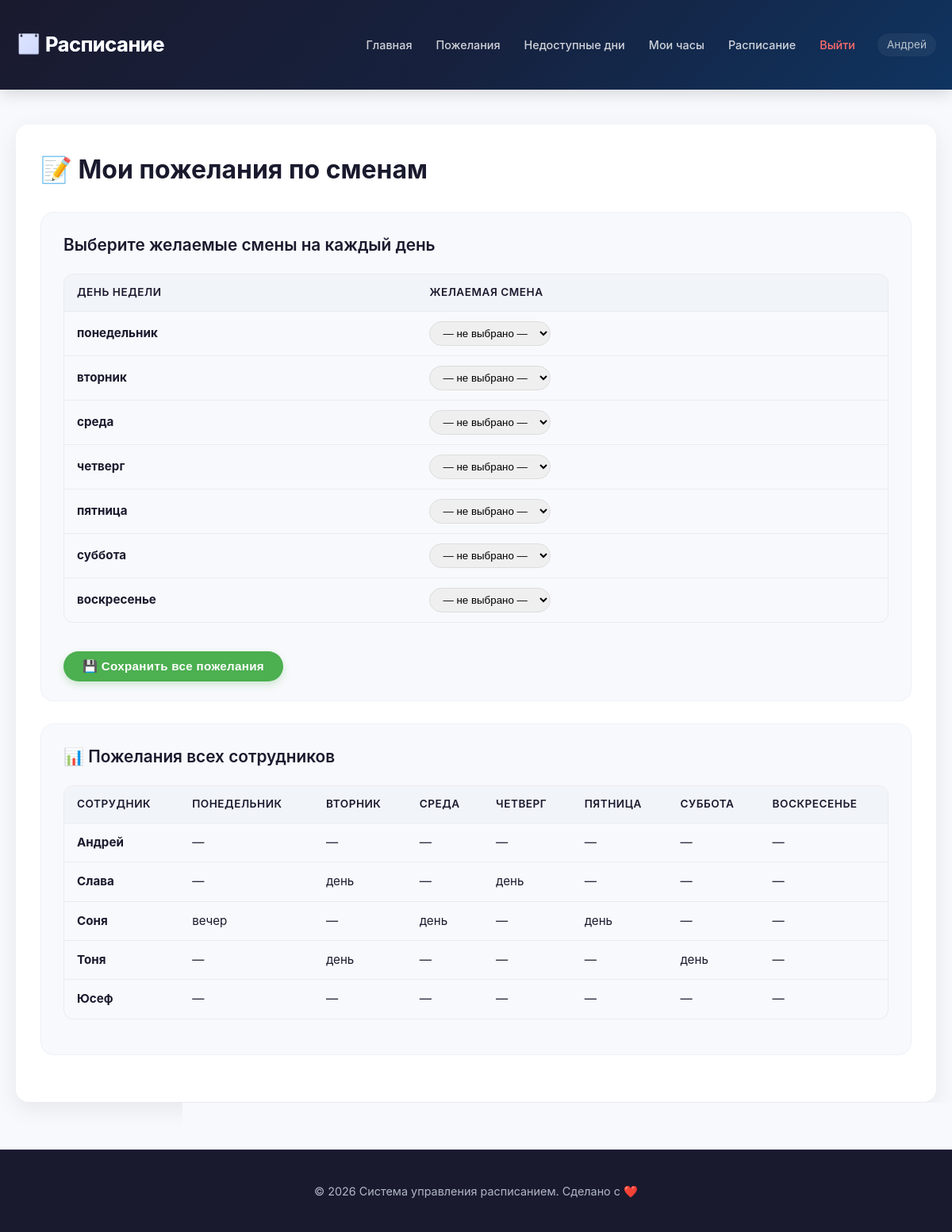
The page /wish (signed in) on the database its author committed.
### tables this page shows
CREATE TABLE wishes
                         (id INTEGER PRIMARY KEY,
                          account_id INTEGER,
                          day TEXT,
                          shift TEXT,
                          FOREIGN KEY(account_id) REFERENCES accounts(id));

CREATE TABLE accounts
                         (id INTEGER PRIMARY KEY,
                          username TEXT UNIQUE,
                          password_hash TEXT,
                          full_name TEXT,
                          role TEXT DEFAULT 'user');

### app.py (the view, shortened to what this page needs)
@app.route('/wish', methods=['GET', 'POST'])
@login_required
def wish():
    user = db.get_account_by_id(session['user_id'])
    all_users = db.get_all_accounts()
    users = [u for u in all_users if u[3] != 'admin']
    wishes = db.get_wishes()
    user_wishes = {}
    for u in users:
        user_wishes[u[2]] = {}
    for name, day, shift in wishes:
        if name in user_wishes:
            user_wishes[name][day] = shift
    my_wishes = {}
    for name, day, shift in wishes:
        if name == user['full_name']:
            my_wishes[day] = shift
    return render_template('wish.html', days=DAYS, shifts=SHIFTS, user=user,
                           users=users, user_wishes=user_wishes, my_wishes=my_wishes,
                           SHIFT_HOURS=SHIFT_HOURS)

### app.py (called while the page is built)
def login_required(f):
    @wraps(f)
    def decorated_function(*args, **kwargs):
        if 'user_id' not in session:
            flash('🔑 Пожалуйста, войдите в систему', 'error')
            return redirect(url_for('login'))
        return f(*args, **kwargs)
    return decorated_function

### database.py (called while the page is built)
    def get_account_by_id(self, account_id):
        self.c.execute('SELECT id, username, full_name, role FROM accounts WHERE id = ?', (account_id,))
        row = self.c.fetchone()
        if row:
            return {'id': row[0], 'username': row[1], 'full_name': row[2], 'role': row[3]}
        return None

    def get_all_accounts(self):
        self.c.execute('SELECT id, username, full_name, role FROM accounts ORDER BY username')
        return self.c.fetchall()

    def get_wishes(self):
        self.c.execute('SELECT a.full_name, w.day, w.shift FROM wishes w JOIN accounts a ON w.account_id = a.id ORDER BY w.day')
        return self.c.fetchall()

### templates/wish.html (shortened to what this page needs)
{% extends "base.html" %}
{% block content %}
<h1 style="font-size: 2rem; font-weight: 700;">📝 Мои пожелания по сменам</h1>
<div class="section">
    <h2>Выберите желаемые смены на каждый день</h2>
    <form method="POST" action="{{ url_for('wish') }}">
        <div class="table-responsive">
            <table>
                <thead>
                    <tr><th>День недели</th><th>Желаемая смена</th></tr>
                </thead>
                <tbody>
                    {% for day in days %}
                    <tr>
                        <td><strong>{{ day }}</strong></td>
                        <td>
                            <select name="wish_{{ day }}" style="padding:6px 12px; border-radius:30px; border:1px solid #ddd;">
                                <option value="">— не выбрано —</option>
                            </select>
                        </td>
                    </tr>
                    {% endfor %}
                </tbody>
            </table>
        </div>
        <button type="submit" class="btn btn-success mt-2">💾 Сохранить все пожелания</button>
    </form>
</div>
<div class="section">
    <h2>📊 Пожелания всех сотрудников</h2>
    {% if users %}
        <div class="table-responsive">
            <table>
                <thead>
                    <tr><th>Сотрудник</th>{% for day in days %}<th>{{ day }}</th>{% endfor %}</tr>
                </thead>
                <tbody>
                    {% for u in users %}
                    <tr>
                        <td><strong>{{ u[2] }}</strong></td>
                        {% for day in days %}
                            <td>{% if user_wishes[u[2]].get(day) %}{{ user_wishes[u[2]][day] }}{% else %}—{% endif %}</td>
                        {% endfor %}
                    </tr>
                    {% endfor %}
                </tbody>
            </table>
        </div>
    {% else %}
        <p class="text-muted">Нет зарегистрированных сотрудников.</p>
    {% endif %}
</div>
{% endblock %}

### templates/base.html (style rules this page uses)
:root { --primary: #4361ee; --primary-dark: #3a56d4; --secondary: #3f37c9; --accent: #4895ef; --success: #4caf50; --danger: #f44336; --warning: #ff9800; --light-bg: #f8f9fc; --card-bg: #ffffff; --text: #1a1a2e; --text-light: #6c757d; --shadow: 0 8px 30px rgba(0,0,0,0.08); --radius: 16px; --transition: all 0.3s ease; }
* { box-sizing: border-box; margin: 0; padding: 0; }
body { font-family: 'Inter', -apple-system, BlinkMacSystemFont, 'Segoe UI', Roboto, sans-serif; background: var(--light-bg); color: var(--text); min-height: 100vh; display: flex; flex-direction: column; line-height: 1.6; }
.btn { display: inline-block; padding: 10px 24px; background: var(--primary); color: white; border: none; border-radius: 40px; cursor: pointer; text-decoration: none; font-size: 0.95rem; font-weight: 600; transition: var(--transition); box-shadow: 0 4px 10px rgba(67, 97, 238, 0.25); letter-spacing: 0.3px; }
.btn-success { background: var(--success); box-shadow: 0 4px 10px rgba(76, 175, 80, 0.25); }
.table-responsive { overflow-x: auto; -webkit-overflow-scrolling: touch; margin: 20px 0; border-radius: 12px; border: 1px solid #e9ecef; }
table { width: 100%; border-collapse: collapse; min-width: 600px; font-size: 0.95rem; }
th, td { padding: 12px 16px; text-align: left; border-bottom: 1px solid #e9ecef; }
th { background: #f1f4f9; font-weight: 600; color: var(--text); font-size: 0.85rem; text-transform: uppercase; letter-spacing: 0.5px; }
tr:last-child td { border-bottom: none; }
.section { background: var(--light-bg); padding: 24px 28px; border-radius: var(--radius); margin: 28px 0; border: 1px solid #edf2f7; transition: var(--transition); }
.section h2 { font-size: 1.3rem; margin-top: 0; margin-bottom: 16px; font-weight: 600; color: var(--text); display: flex; align-items: center; gap: 8px; }
.mt-2 { margin-top: 16px; }

### rows shown on the page
wishes: day "понедельник", day "ПОНЕДЕЛЬНИК"
wishes: day "среда", day "СРЕДА"
wishes: day "четверг", day "ЧЕТВЕРГ"
wishes: day "пятница", day "ПЯТНИЦА"
wishes: day "суббота", day "СУББОТА"
accounts: full_name "Андрей"
accounts: full_name "Слава", full_name.shift "день" "день"
accounts: full_name "Соня", full_name.shift "вечер" "день" "день"
accounts: full_name "Тоня", full_name.shift "день" "день"
accounts: full_name "Юсеф"

### other values the page prints
{{ session.full_name }} "Андрей"
{{ day }} "вторник" "воскресенье"
{{ day }} "ВТОРНИК" "ВОСКРЕСЕНЬЕ"
